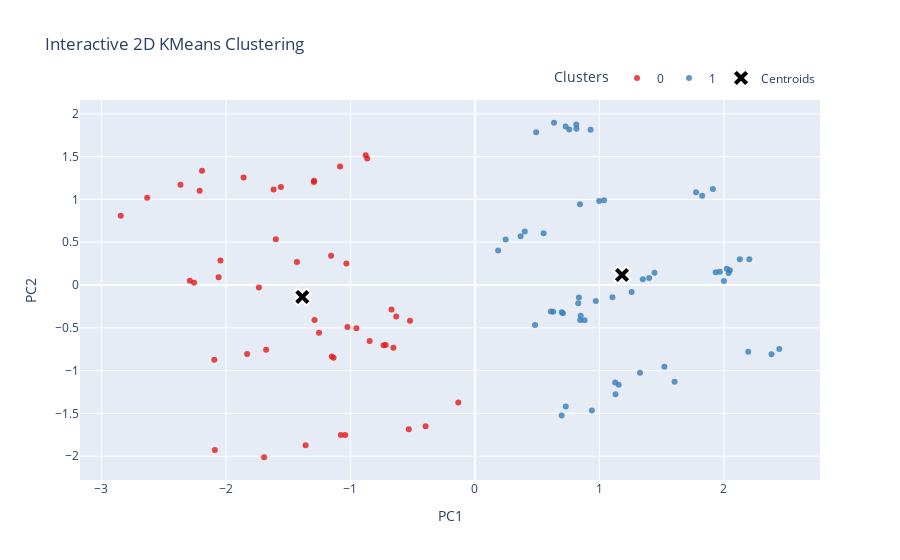

Notebook code for this chart:
### Code cell
# We create an interactive scatter plot using the Plotly library to zoom in on edge cases between the clusters and get further information
plot_df = pd.DataFrame(pca_2d)
plot_df['Cluster'] = y_kmeans.astype(str)

# Create scatter plot
fig = px.scatter(
    plot_df,
    x='PC1',
    y='PC2',
    color='Cluster',
    title='Interactive 2D KMeans Clustering',
    opacity=0.8,
    color_discrete_sequence=px.colors.qualitative.Set1
)

# Add centroids
centroids = kmeans.cluster_centers_
centroids_df = pd.DataFrame(centroids, columns=['PC1', 'PC2'])
centroids_df['Cluster'] = ['Centroid'] * len(centroids)

fig.add_trace(
    go.Scatter(
        x=centroids_df['PC1'],
        y=centroids_df['PC2'],
        mode='markers',
        marker=dict(
            size=15,
            color='black',
            symbol='x',
            line=dict(width=2, color='white')
        ),
        name='Centroids'
    )
)

fig.update_layout(
    xaxis_title='PC1',
    yaxis_title='PC2',
    legend_title_text='Clusters',
    legend=dict(
        orientation='h',
        yanchor='bottom',
        y=1.02,
        xanchor='right',
        x=1
    )
)

fig.show()

### Figure 1 — Plotly figure (JSON) as saved in the notebook; plotly's stock layout.template omitted (floating-point values rounded to 4 significant figures)
{"data": [{"hovertemplate": "Cluster=0<br>PC1=%{x}<br>PC2=%{y}<extra></extra>", "legendgroup": "0", "marker": {"color": "rgb(228,26,28)", "opacity": 0.8, "symbol": "circle"}, "mode": "markers", "name": "0", "orientation": "v", "showlegend": true, "type": "scatter", "x": [-0.9523, -1.83, -1.677, -1.252, -0.67, -2.094, -0.7341, -1.136, -0.5216, -0.655, -1.43, -2.044, -1.156, -1.735, -2.059, -2.29, -1.6, -2.256, -1.032, -1.042, -2.089, -1.36, -0.1335, -1.077, -0.3966, -0.5313, -1.694, -1.292, -2.365, -0.8776, -2.845, -2.211, -1.858, -1.618, -0.8649, -1.083, -2.633, -1.559, -2.192, -1.294, -0.6321, -1.024, -0.7171, -1.15, -1.289, -0.8458], "xaxis": "x", "y": [-0.5042, -0.8047, -0.7573, -0.5586, -0.2858, -0.8742, -0.703, -0.8509, -0.4177, -0.7314, 0.2695, 0.2851, 0.3432, -0.02911, 0.092, 0.05032, 0.5358, 0.02592, 0.2514, -1.752, -1.928, -1.873, -1.371, -1.752, -1.65, -1.685, -2.012, 1.219, 1.17, 1.517, 0.8101, 1.102, 1.256, 1.117, 1.478, 1.385, 1.02, 1.144, 1.334, 1.202, -0.367, -0.4893, -0.6996, -0.8357, -0.4073, -0.6544], "yaxis": "y"}, {"hovertemplate": "Cluster=1<br>PC1=%{x}<br>PC2=%{y}<extra></extra>", "legendgroup": "1", "marker": {"color": "rgb(55,126,184)", "opacity": 0.8, "symbol": "circle"}, "mode": "markers", "name": "1", "orientation": "v", "showlegend": true, "type": "scatter", "x": [0.8805, 1.934, 1.259, 0.6288, 2.023, 0.7067, 2.204, 1.105, 2.128, 0.8297, 0.3669, 1.776, 0.4004, 0.8434, 1.825, 0.9979, 0.5519, 0.2465, 0.1862, 1.037, 1.911, 2.445, 1.129, 1.522, 2.382, 2.195, 1.604, 1.155, 1.326, 0.9393, 0.7295, 0.6966, 1.127, 0.9288, 0.8142, 0.4916, 0.6354, 0.7285, 0.7577, 0.8154, 1.399, 2.048, 1.442, 1.349, 0.8453, 0.6101, 0.835, 0.4831, 0.8497, 0.6974, 0.9706, 2.0, 1.967, 2.037], "xaxis": "x", "y": [-0.4101, 0.15, -0.08003, -0.3135, 0.1915, -0.3289, 0.2999, -0.1432, 0.3015, -0.2138, 0.5706, 1.084, 0.6242, 0.9431, 1.042, 0.9822, 0.6061, 0.5311, 0.4022, 0.9894, 1.121, -0.7482, -1.277, -0.9558, -0.8082, -0.779, -1.131, -1.165, -1.026, -1.467, -1.419, -1.525, -1.14, 1.814, 1.874, 1.785, 1.896, 1.854, 1.818, 1.827, 0.082, 0.1714, 0.1438, 0.06673, -0.4091, -0.3097, -0.1465, -0.4667, -0.3597, -0.3183, -0.1868, 0.04723, 0.1543, 0.1418], "yaxis": "y"}, {"marker": {"color": "black", "line": {"color": "white", "width": 2}, "size": 15, "symbol": "x"}, "mode": "markers", "name": "Centroids", "type": "scatter", "x": [-1.387, 1.181], "y": [-0.1388, 0.1183]}], "layout": {"legend": {"orientation": "h", "title": {"text": "Clusters"}, "tracegroupgap": 0, "x": 1, "xanchor": "right", "y": 1.02, "yanchor": "bottom"}, "title": {"text": "Interactive 2D KMeans Clustering"}, "xaxis": {"anchor": "y", "domain": [0, 1], "title": {"text": "PC1"}}, "yaxis": {"anchor": "x", "domain": [0, 1], "title": {"text": "PC2"}}}}
